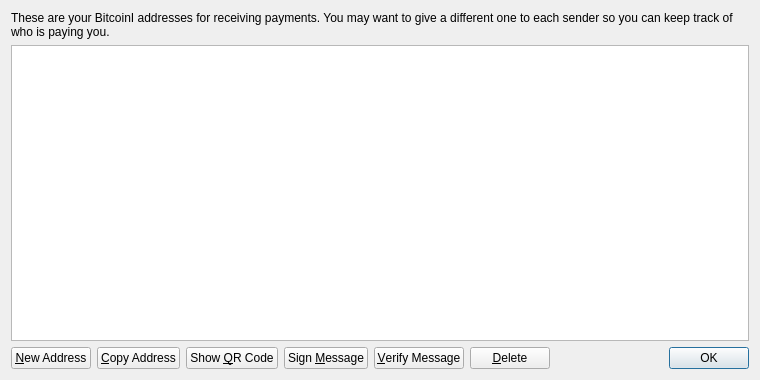
<?xml version="1.0" encoding="UTF-8"?>
<ui version="4.0">
 <class>AddressBookPage</class>
 <widget class="QWidget" name="AddressBookPage">
  <property name="geometry">
   <rect>
    <x>0</x>
    <y>0</y>
    <width>760</width>
    <height>380</height>
   </rect>
  </property>
  <property name="windowTitle">
   <string>Address Book</string>
  </property>
  <layout class="QVBoxLayout" name="verticalLayout">
   <item>
    <widget class="QLabel" name="labelExplanation">
     <property name="text">
      <string>These are your BitcoinI addresses for receiving payments. You may want to give a different one to each sender so you can keep track of who is paying you.</string>
     </property>
     <property name="textFormat">
      <enum>Qt::PlainText</enum>
     </property>
     <property name="wordWrap">
      <bool>true</bool>
     </property>
    </widget>
   </item>
   <item>
    <widget class="QTableView" name="tableView">
     <property name="contextMenuPolicy">
      <enum>Qt::CustomContextMenu</enum>
     </property>
     <property name="toolTip">
      <string>Double-click to edit address or label</string>
     </property>
     <property name="tabKeyNavigation">
      <bool>false</bool>
     </property>
     <property name="alternatingRowColors">
      <bool>true</bool>
     </property>
     <property name="selectionMode">
      <enum>QAbstractItemView::SingleSelection</enum>
     </property>
     <property name="selectionBehavior">
      <enum>QAbstractItemView::SelectRows</enum>
     </property>
     <property name="sortingEnabled">
      <bool>true</bool>
     </property>
     <attribute name="verticalHeaderVisible">
      <bool>false</bool>
     </attribute>
    </widget>
   </item>
   <item>
    <layout class="QHBoxLayout" name="horizontalLayout">
     <item>
      <widget class="QPushButton" name="newAddressButton">
       <property name="toolTip">
        <string>Create a new address</string>
       </property>
       <property name="text">
        <string>&amp;New Address</string>
       </property>
       <property name="icon">
        <iconset resource="../bitcoin.qrc">
         <normaloff>:/icons/add</normaloff>:/icons/add</iconset>
       </property>
      </widget>
     </item>
     <item>
      <widget class="QPushButton" name="copyToClipboard">
       <property name="toolTip">
        <string>Copy the currently selected address to the system clipboard</string>
       </property>
       <property name="text">
        <string>&amp;Copy Address</string>
       </property>
       <property name="icon">
        <iconset resource="../bitcoin.qrc">
         <normaloff>:/icons/editcopy</normaloff>:/icons/editcopy</iconset>
       </property>
      </widget>
     </item>
     <item>
      <widget class="QPushButton" name="showQRCode">
       <property name="text">
        <string>Show &amp;QR Code</string>
       </property>
       <property name="icon">
        <iconset resource="../bitcoin.qrc">
         <normaloff>:/icons/qrcode</normaloff>:/icons/qrcode</iconset>
       </property>
      </widget>
     </item>
     <item>
      <widget class="QPushButton" name="signMessage">
       <property name="toolTip">
        <string>Sign a message to prove you own a BitcoinI address</string>
       </property>
       <property name="text">
        <string>Sign &amp;Message</string>
       </property>
       <property name="icon">
        <iconset resource="../bitcoin.qrc">
         <normaloff>:/icons/edit</normaloff>:/icons/edit</iconset>
       </property>
      </widget>
     </item>
     <item>
      <widget class="QPushButton" name="verifyMessage">
       <property name="toolTip">
        <string>Verify a message to ensure it was signed with a specified BitcoinI address</string>
       </property>
       <property name="text">
        <string>&amp;Verify Message</string>
       </property>
       <property name="icon">
        <iconset resource="../bitcoin.qrc">
         <normaloff>:/icons/transaction_0</normaloff>:/icons/transaction_0</iconset>
       </property>
      </widget>
     </item>
     <item>
      <widget class="QPushButton" name="deleteButton">
       <property name="toolTip">
        <string>Delete the currently selected address from the list</string>
       </property>
       <property name="text">
        <string>&amp;Delete</string>
       </property>
       <property name="icon">
        <iconset resource="../bitcoin.qrc">
         <normaloff>:/icons/remove</normaloff>:/icons/remove</iconset>
       </property>
      </widget>
     </item>
     <item>
      <spacer name="horizontalSpacer">
       <property name="orientation">
        <enum>Qt::Horizontal</enum>
       </property>
       <property name="sizeHint" stdset="0">
        <size>
         <width>40</width>
         <height>20</height>
        </size>
       </property>
      </spacer>
     </item>
     <item>
      <widget class="QDialogButtonBox" name="buttonBox">
       <property name="sizePolicy">
        <sizepolicy hsizetype="Maximum" vsizetype="Fixed">
         <horstretch>0</horstretch>
         <verstretch>0</verstretch>
        </sizepolicy>
       </property>
       <property name="standardButtons">
        <set>QDialogButtonBox::Ok</set>
       </property>
      </widget>
     </item>
    </layout>
   </item>
  </layout>
 </widget>
 <resources>
  <include location="../bitcoin.qrc"/>
 </resources>
 <connections/>
</ui>
